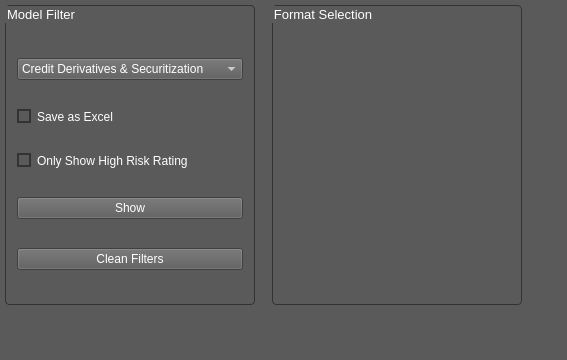
                   <widget class="QWidget" name="page_android_clean">
                    <property name="styleSheet">
                     <string notr="true">background:rgb(91,90,90);</string>
                    </property>
                    <layout class="QGridLayout" name="gridLayout_5">
                     <property name="leftMargin">
                      <number>5</number>
                     </property>
                     <property name="topMargin">
                      <number>5</number>
                     </property>
                     <property name="rightMargin">
                      <number>5</number>
                     </property>
                     <property name="bottomMargin">
                      <number>5</number>
                     </property>
                     <property name="spacing">
                      <number>5</number>
                     </property>
                     <item row="0" column="3">
                      <widget class="QGroupBox" name="groupBox">
                       <property name="minimumSize">
                        <size>
                         <width>250</width>
                         <height>300</height>
                        </size>
                       </property>
                       <property name="maximumSize">
                        <size>
                         <width>250</width>
                         <height>300</height>
                        </size>
                       </property>
                       <property name="font">
                        <font>
                         <family>Segoe UI</family>
                         <pointsize>10</pointsize>
                        </font>
                       </property>
                       <property name="styleSheet">
                        <string notr="true">QGroupBox{
	border:1px solid rgb(51,51,51);	
	border-radius:4px;
	color:white;
	background:rgb(91,90,90);
}
</string>
                       </property>
                       <property name="title">
                        <string>Format Selection</string>
                       </property>
                       <layout class="QGridLayout" name="gridLayout_6"/>
                      </widget>
                     </item>
                     <item row="0" column="0">
                      <widget class="QGroupBox" name="groupBox_clean">
                       <property name="minimumSize">
                        <size>
                         <width>250</width>
                         <height>300</height>
                        </size>
                       </property>
                       <property name="maximumSize">
                        <size>
                         <width>250</width>
                         <height>300</height>
                        </size>
                       </property>
                       <property name="sizeIncrement">
                        <size>
                         <width>0</width>
                         <height>0</height>
                        </size>
                       </property>
                       <property name="font">
                        <font>
                         <family>Segoe UI</family>
                         <pointsize>10</pointsize>
                        </font>
                       </property>
                       <property name="styleSheet">
                        <string notr="true">QGroupBox{
	border:1px solid rgb(51,51,51);	
	border-radius:4px;
	color:white;
	background:rgb(91,90,90);
}
</string>
                       </property>
                       <property name="title">
                        <string>Model Filter</string>
                       </property>
                       <property name="alignment">
                        <set>Qt::AlignLeading|Qt::AlignLeft|Qt::AlignVCenter</set>
                       </property>
                       <property name="flat">
                        <bool>false</bool>
                       </property>
                       <property name="checkable">
                        <bool>false</bool>
                       </property>
                       <layout class="QVBoxLayout" name="verticalLayout_12">
                        <item>
                         <widget class="QComboBox" name="Model_Type_Box">
                          <property name="font">
                           <font>
                            <family>Segoe UI</family>
                            <pointsize>9</pointsize>
                           </font>
                          </property>
                          <property name="styleSheet">
                           <string notr="true">QComboBox {
	background:rgb(91,90,90);
    color:white;
}</string>
                          </property>
                          <item>
                           <property name="text">
                            <string>Credit Derivatives &amp; Securitization</string>
                           </property>
                          </item>
                          <item>
                           <property name="text">
                            <string>Equities</string>
                           </property>
                          </item>
                          <item>
                           <property name="text">
                            <string>FX and Money Markets</string>
                           </property>
                          </item>
                          <item>
                           <property name="text">
                            <string>Interest Rate Derivatives</string>
                           </property>
                          </item>
                         </widget>
                        </item>
                        <item>
                         <widget class="QCheckBox" name="checkBox">
                          <property name="font">
                           <font>
                            <family>Segoe UI</family>
                            <pointsize>9</pointsize>
                           </font>
                          </property>
                          <property name="styleSheet">
                           <string notr="true">QCheckBox {
    color:rgb(255,255,255);
}

QCheckBox::indicator {
    width: 10px;
    height: 10px;
}

QCheckBox::indicator:unchecked {
    border:2px solid rgb(51,51,51);
	background:rgb(91,90,90);
}

QCheckBox::indicator:unchecked:pressed {
	border:2px solid rgb(51,51,51);
   	background:rgb(0,143,170);
}

QCheckBox::indicator:checked {
	background-color:rgb(0,143,170);
    border: 2px solid rgb(51,51,51);
}

QCheckBox::indicator:checked:pressed {
    border:2px solid rgb(51,51,51);
	background:rgb(91,90,90);
}

</string>
                          </property>
                          <property name="text">
                           <string>Save as Excel</string>
                          </property>
                          <property name="tristate">
                           <bool>false</bool>
                          </property>
                         </widget>
                        </item>
                        <item>
                         <widget class="QCheckBox" name="checkBox_4">
                          <property name="font">
                           <font>
                            <family>Segoe UI</family>
                            <pointsize>9</pointsize>
                           </font>
                          </property>
                          <property name="styleSheet">
                           <string notr="true">QCheckBox {
    color:rgb(255,255,255);
}

QCheckBox::indicator {
    width: 10px;
    height: 10px;
}

QCheckBox::indicator:unchecked {
    border:2px solid rgb(51,51,51);
	background:rgb(91,90,90);
}

QCheckBox::indicator:unchecked:pressed {
	border:2px solid rgb(51,51,51);
   	background:rgb(0,143,170);
}

QCheckBox::indicator:checked {
	background-color:rgb(0,143,170);
    border: 2px solid rgb(51,51,51);
}

QCheckBox::indicator:checked:pressed {
    border:2px solid rgb(51,51,51);
	background:rgb(91,90,90);
}

</string>
                          </property>
                          <property name="text">
                           <string>Only Show High Risk Rating</string>
                          </property>
                          <property name="tristate">
                           <bool>false</bool>
                          </property>
                         </widget>
                        </item>
                        <item>
                         <widget class="QPushButton" name="pushButton">
                          <property name="font">
                           <font>
                            <family>Segoe UI</family>
                            <pointsize>9</pointsize>
                           </font>
                          </property>
                          <property name="styleSheet">
                           <string notr="true">QPushButton{color:rgb(255, 255, 255)}</string>
                          </property>
                          <property name="text">
                           <string>Show</string>
                          </property>
                         </widget>
                        </item>
                        <item>
                         <widget class="QPushButton" name="pushButton_2">
                          <property name="font">
                           <font>
                            <family>Segoe UI</family>
                            <pointsize>9</pointsize>
                            <weight>50</weight>
                            <bold>false</bold>
                            <kerning>true</kerning>
                           </font>
                          </property>
                          <property name="styleSheet">
                           <string notr="true">QPushButton{color:rgb(255, 255, 255)}</string>
                          </property>
                          <property name="text">
                           <string>Clean Filters</string>
                          </property>
                         </widget>
                        </item>
                       </layout>
                      </widget>
                     </item>
                     <item row="0" column="1" rowspan="2" colspan="2">
                      <widget class="QLabel" name="lab_clean">
                       <property name="styleSheet">
                        <string notr="true"/>
                       </property>
                       <property name="text">
                        <string/>
                       </property>
                      </widget>
                     </item>
                     <item row="2" column="0" rowspan="2">
                      <spacer name="verticalSpacer_5">
                       <property name="orientation">
                        <enum>Qt::Vertical</enum>
                       </property>
                       <property name="sizeHint" stdset="0">
                        <size>
                         <width>20</width>
                         <height>40</height>
                        </size>
                       </property>
                      </spacer>
                     </item>
                     <item row="0" column="6">
                      <spacer name="horizontalSpacer_7">
                       <property name="orientation">
                        <enum>Qt::Horizontal</enum>
                       </property>
                       <property name="sizeHint" stdset="0">
                        <size>
                         <width>40</width>
                         <height>20</height>
                        </size>
                       </property>
                      </spacer>
                     </item>
                    </layout>
                   </widget>
